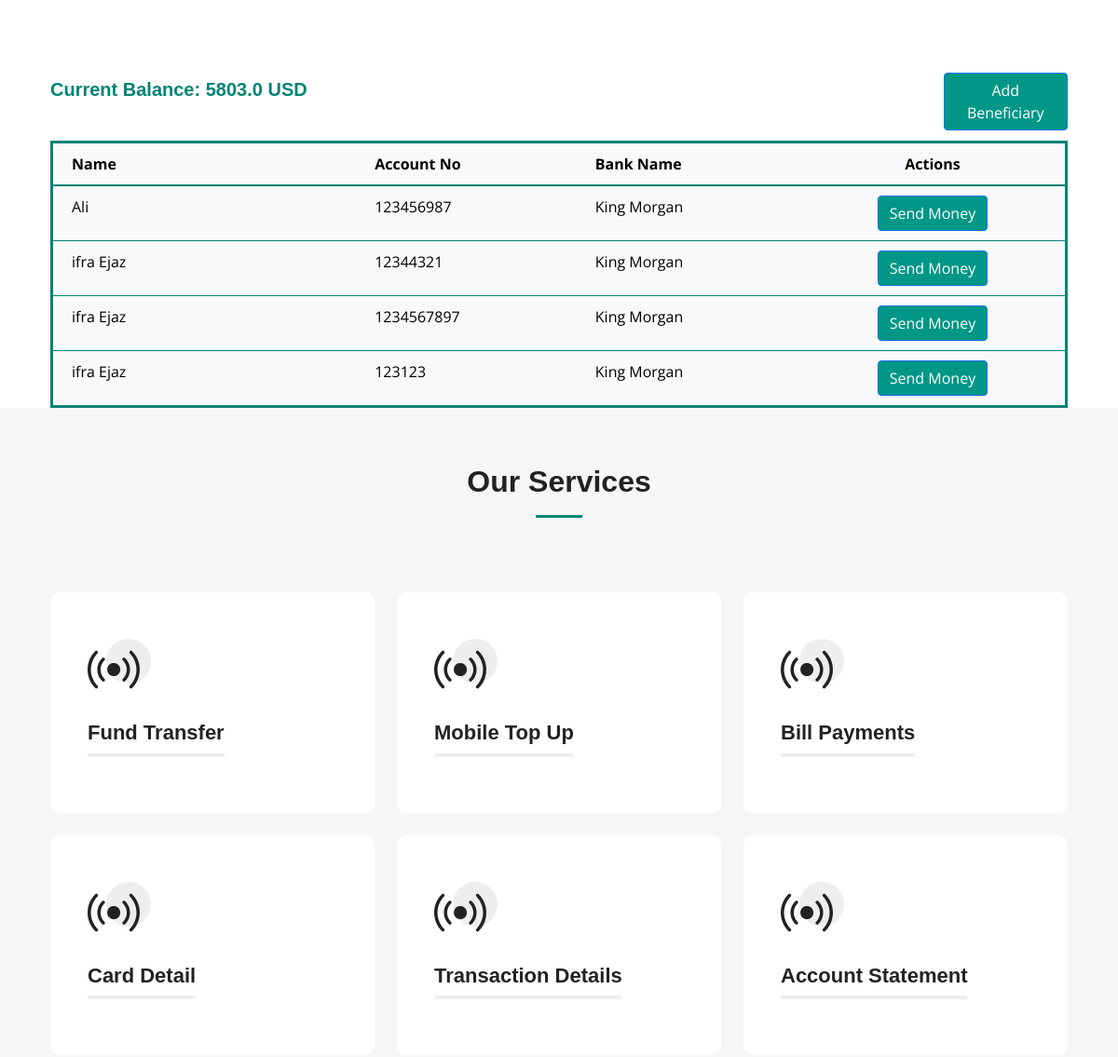
Page /beneficiary/ (signed in, middle part) on the earlier database version.
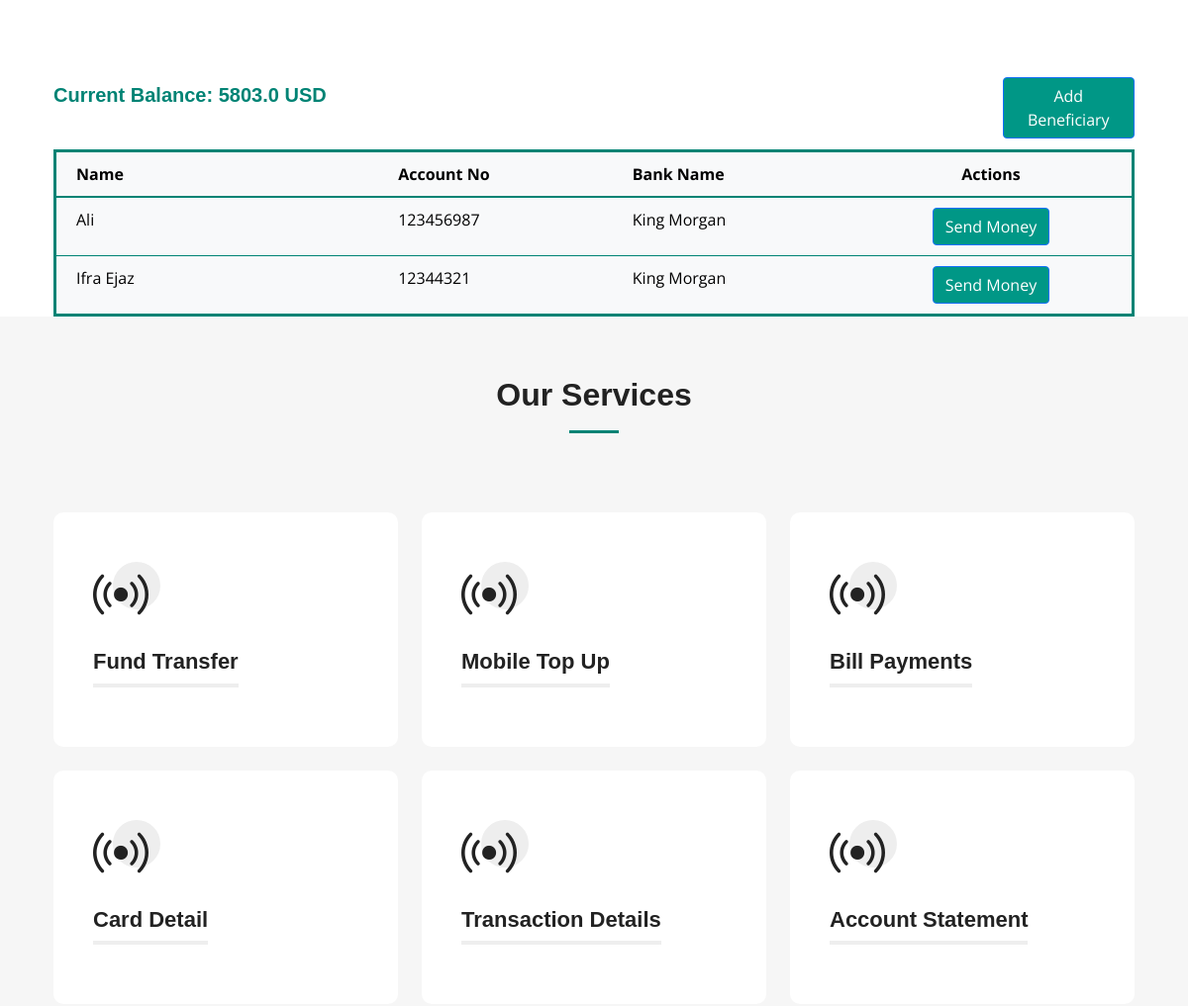
Same page on the later database version.
### app/models.py (models this page shows)
class Accounts(models.Model):
    SAVING = 'Saving'
    CURRENT = 'Current'
    FIXED_DEPOSIT = 'Fixed Deposit'
    ACCOUNT_TYPE_CHOICES = [
        (SAVING, 'Saving'),
        (CURRENT, 'Current'),
        (FIXED_DEPOSIT, 'Fixed Deposit'),
    ]
    ACTIVE = 'Active'
    INACTIVE = 'Inactive'
    STATUS_CHOICES = [
        (ACTIVE, 'Active'),
        (INACTIVE, 'Inactive'),
    ]
    user = models.ForeignKey(User, on_delete=models.CASCADE)
    account_number = models.CharField(max_length=100, unique=True)
    balance = models.FloatField()
    account_type = models.CharField(max_length=20, choices=ACCOUNT_TYPE_CHOICES, default=CURRENT)
    status = models.CharField(max_length=20, choices=STATUS_CHOICES, default=ACTIVE)
    bank_id = models.ForeignKey('Banks', on_delete=models.CASCADE, default=11)

class Beneficiary(models.Model):
    user = models.ForeignKey(User, on_delete=models.CASCADE)
    account_number = models.CharField(max_length=20, unique=True, default=0)
    name = models.CharField(max_length=100)
    bank = models.ForeignKey(Banks, on_delete=models.CASCADE, default=11)

class Banks(models.Model):
    name = models.CharField(max_length=100)
    swift_code = models.CharField(max_length=20,unique= True)

### app/views.py (the view)
# urls.py: path('beneficiary/', views.beneficiary, name='beneficiary'),
def beneficiary(request):
    user_id = request.session.get('user')
    user = get_object_or_404(User, pk=user_id)
    account = get_object_or_404(Accounts, user_id=user)
    beneficiaries = Beneficiary.objects.filter(user=user).select_related('bank')
    banks = Banks.objects.all()
    print(account.balance)
    return render(request, 'dashboard/beneficiary.html', {
        'beneficiaries': beneficiaries,
        'services': services,
        'banks': banks,
        'account': account
    })

### app/templates/Dashboard/beneficiary.html (shortened to what this page needs)
{% extends 'Dashboard/index.html' %}
{% load static %}
{% block extra_head %}
  <link href="https://cdnjs.cloudflare.com/ajax/libs/font-awesome/5.15.3/css/all.min.css" rel="stylesheet">
{% endblock extra_head %}
{% block content %}
<div class="section-header">
</div>
<div class="container">
    <div class="row">
        <div class="col-6">
            <h5 style="font-weight: bold; font-family: 'Arial', sans-serif; color: #008374; margin-top: 1%;">
                Current Balance: {{ account.balance }} USD
            </h5>
        </div>
        <div class="col-6">
            <a href="#" class="btn btn-primary" style="background-color:#009786; margin-left: 75%; margin-bottom: 2%;" data-bs-toggle="modal" data-bs-target="#addBeneficiaryModal">
                Add Beneficiary
            </a>
        </div>
    </div>
    <div class="row">
        <div class="col-12">
            <table class="table table-borderless table-hover" style="border-collapse: collapse; border: 3px solid #008374; margin-bottom: 0;">
                <thead style="border-bottom: 2px solid #008374; background-color: #f8f9fa;">
                    <tr>
                        <th style="padding: 10px 20px; width: 30%; border-bottom: 1px solid #008374;">Name</th>
                        <th style="padding: 10px 20px; border-bottom: 1px solid #008374;">Account No</th>
                        <th style="padding: 10px 20px; border-bottom: 1px solid #008374;">Bank Name</th>
                        <th style="padding: 10px 20px; border-bottom: 1px solid #008374; text-align: center;">Actions</th>
                    </tr>
                </thead>
                <tbody style="border: 2px solid #008374; background-color: #f8f9fa;">
                    {% for beneficiary in beneficiaries %}
                    <tr style="border-bottom: 1px solid #008374;">
                        <td style="padding: 10px 20px;">{{ beneficiary.name }}</td>
                        <td style="padding: 10px 20px;">{{ beneficiary.account_number }}</td>
                        <td style="padding: 10px 20px;">{{ beneficiary.bank.name }}</td>
                        <td style="padding: 10px 20px; text-align: center;">
                            <a href="{% url 'fundtransfer' %}?name={{ beneficiary.name }}&account={{ beneficiary.account_number }}&bank={{ beneficiary.bank.id }}&balance={{account.balance}}" class="btn btn-primary" style="background-color:#009786;">
                                Send Money
                            </a>
                        </td>
                    </tr>
                    {% endfor %}
                </tbody>
            </table>
        </div>
    </div>
</div>
<section id="services" class="services sections-bg">
  <div class="container" data-aos="fade-up">
    <div class="section-header">
      <h2>Our Services</h2>
    </div>
    <div class="row gy-4" data-aos="fade-up" data-aos-delay="100">
      {% for service in services %}
        <div class="col-lg-4 col-md-6">
          {% if service.url %}
            <a href="{% url service.url %}">
          {% endif %}
          <div class="service-item position-relative">
            <div class="icon">
              <i class="bi {{ service.icon }}"></i>
            </div>
            <h3>{{ service.name }}</h3>
          </div>
          {% if service.url %}
            </a>
          {% endif %}
        </div>
      {% endfor %}
    </div>
  </div>
</section>
{% endblock content %}

### app/templates/Dashboard/index.html (shortened to what this page needs)
{% load static %}
<!DOCTYPE html>
<html lang="en">
<head>
  <link href="{% static 'vendor/bootstrap/css/bootstrap.min.css' %}" rel="stylesheet">
  <link href="{% static 'vendor/bootstrap-icons/bootstrap-icons.css' %}" rel="stylesheet">
  <link href="{% static 'vendor/aos/aos.css' %}" rel="stylesheet">
  <link href="{% static 'vendor/glightbox/css/glightbox.min.css' %}" rel="stylesheet">
  <link href="{% static 'vendor/swiper/swiper-bundle.min.css' %}" rel="stylesheet">
  <link href="https://stackpath.bootstrapcdn.com/bootstrap/5.0.0-alpha1/css/bootstrap.min.css" rel="stylesheet">
  <link href="https://cdnjs.cloudflare.com/ajax/libs/font-awesome/5.15.3/css/all.min.css" rel="stylesheet">
  <link href="{% static 'css/main.css' %}" rel="stylesheet">
  {% block extra_head %}{% endblock extra_head %}
</head>
<body>
  {% block content %}{% endblock content %}
</body>
</html>

### app/static/css/main.css (style rules this page uses)
:root { --font-default: "Open Sans", system-ui, -apple-system, "Segoe UI", Roboto, "Helvetica Neue", Arial, "Noto Sans", "Liberation Sans", sans-serif, "Apple Color Emoji", "Segoe UI Emoji", "Segoe UI Symbol", "Noto Color Emoji"; --font-primary: "Montserrat", sans-serif; --font-secondary: "Poppins", sans-serif; }
:root { --color-default: #222222; --color-primary: #008374; --color-secondary: #f85a40; }
:root { scroll-behavior: smooth; }
body { font-family: var(--font-default); color: var(--color-default); }
a { color: var(--color-primary); text-decoration: none; }
h1, h2, h3, h4, h5, h6 { font-family: var(--font-primary); }
section { padding: 60px 0; overflow: hidden; scroll-margin-top: 70px; overflow: clip; }
.sections-bg { background-color: #f6f6f6; }
.section-header { text-align: center; padding-bottom: 60px; }
.section-header h2 { font-size: 32px; font-weight: 600; margin-bottom: 20px; padding-bottom: 20px; position: relative; }
.section-header h2:after { content: ""; position: absolute; display: block; width: 50px; height: 3px; background: var(--color-primary); left: 0; right: 0; bottom: 0; margin: auto; }
.services { padding: 60px 0; }
.services .service-item { padding: 40px; background: #fff; height: 100%; border-radius: 10px; }
.services .service-item .icon { width: 48px; height: 48px; position: relative; margin-bottom: 50px; }
.services .service-item .icon i { color: var(--color-default); font-size: 56px; transition: ease-in-out 0.3s; z-index: 2; position: relative; }
.services .service-item .icon:before { position: absolute; content: ""; height: 100%; width: 100%; background: #eeeeee; border-radius: 50px; z-index: 1; top: 10px; right: -20px; transition: 0.3s; }
.services .service-item h3 { color: var(--color-default); font-weight: 700; margin: 0 0 20px 0; padding-bottom: 8px; font-size: 22px; position: relative; display: inline-block; border-bottom: 4px solid #eeeeee; transition: 0.3s; }

Differences in the rows shown:
removed Beneficiary: name "ifra Ejaz", account_number "12344321", bank.name "King Morgan"
removed Beneficiary: name "ifra Ejaz", account_number "1234567897", bank.name "King Morgan"
removed Beneficiary: name "ifra Ejaz", account_number "123123", bank.name "King Morgan"
added Beneficiary: name "Ifra Ejaz", account_number "12344321", bank.name "King Morgan"
